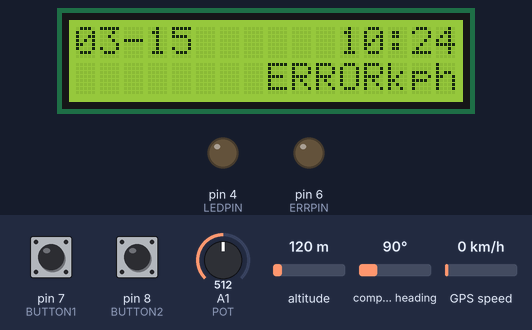
Recording of a sketch running on a simulated Arduino Uno, built with avr-gcc and run on an emulated ATmega328P. Parts: 16×2 character LCD, output pins drawn as LEDs (lit = HIGH). The test bench sets the inputs (shaded band); at power-on: A1 (POT) = 512, pin 7 (BUTTON1) LOW, GPS speed 0 km/h, pin 8 (BUTTON2) LOW, altitude 120 m, compass heading 90°. The local clock reads 2024-03-15 10:24:30 at power-on unless the sketch sets it; storage starts empty; the GPS gets a fix after 3 s at 37.7749, -122.4194 with 8 satellites.

Above: at 1.2 s.
1.3 s: A1 (POT) set to 668
2.8 s: A1 (POT) set to 696
At 3.6 s:
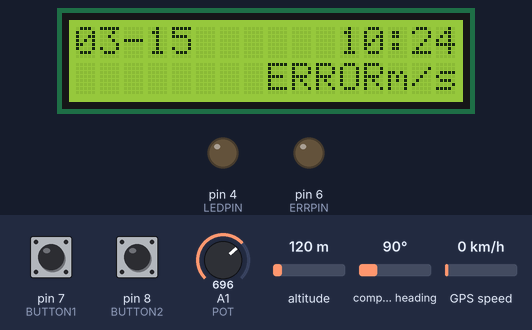
5.8 s: A1 (POT) set to 306
At 7.0 s:
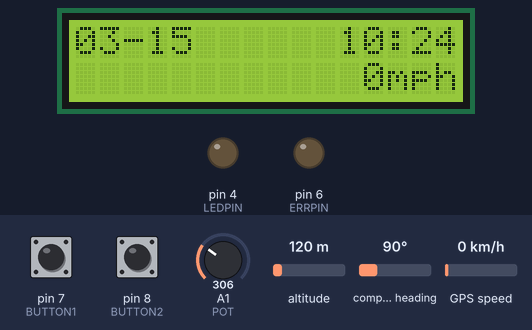
7.3 s: pin 7 (BUTTON1) pulled HIGH for 0.15 s
At 8.2 s:
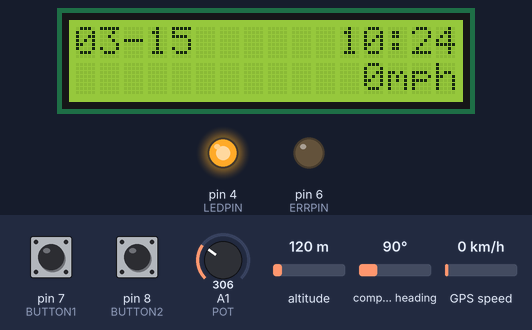
8.9 s: GPS speed set to 2 km/h
At 11.7 s:
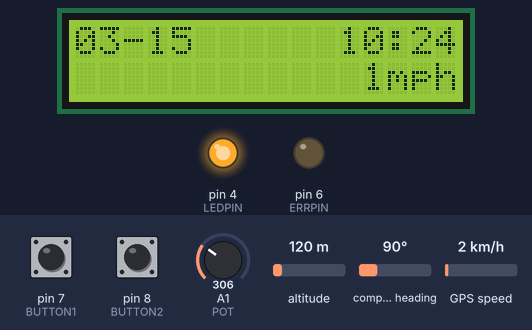
11.9 s: pin 8 (BUTTON2) pulled HIGH for 0.15 s
At 13.8 s:
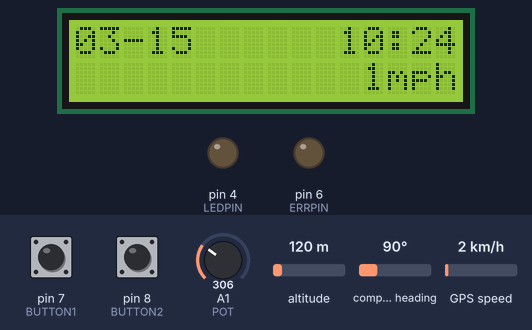
Timing chart, 0 to 16.0 s (numbered marks = the images above; inputs shaded):
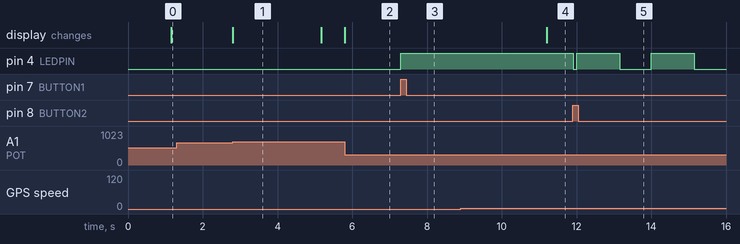

The sketch:

BikeDashboard.ino
```cpp
/**
 * This code is kind of messy but it works
 *
 * "Borrowed code":
 * https://github.com/mikalhart/TinyGPSPlus/blob/master/examples/FullExample/FullExample.ino
*/

// define pins + constants
#define RX 2
#define TX 3
#define LEDPIN 4
#define ERRPIN 6
#define BUTTON1 7
#define BUTTON2 8
#define POT A1
#define CHIPSELECT 10 // cs pin

// Width and height of LCD
#define WID 16
#define HEI 2

#define SMDELAYTIME 1000 // total delay = SMDELAYTIME + 1 sec

// include
#include <LiquidCrystal_I2C.h>
#include <SoftwareSerial.h>
#include <Wire.h>
#include <TinyGPS++.h>
#include <SD.h>
#include <SPI.h>
#include <Timezone.h>

// variables
LiquidCrystal_I2C lcd(0x27, WID, HEI);
SoftwareSerial ss(RX, TX);
TinyGPSPlus gps;

// for adjusting to my time zone
TimeChangeRule usPST = {"PST", First, Sun, Nov, 2, -480}; // pacific standard time (winter) UTC-8
TimeChangeRule usPDT = {"PDT", Second, Sun, Mar, 2, -420}; // pacific daylight time (summer) UTC-7
Timezone usPacific(usPDT, usPST); // time offset will not be constant bc of daylight savings
time_t pacific; // time object

byte unit; // 0 = mph, 1 = kph, 2 = m/s
const char units[3][4] = {"mph", "kph", "m/s"}; // stores string of unit at the corresponding index, takes less memory
byte curhr, curmin; // cur hour and min to get from GPS
byte trackingState; // 0 = not tracking, 1 = tracking, 2 = paused
unsigned long startMillis; // startMillis to track seconds

float speedmph, speedkph, speedmps; // stores speed
float latitude, longitude; // stores current position
int y; // stores year
byte mo, d, h, m, s; // stores date and time

bool state1, state2; // variables for 1st and 2nd button states respectively
bool prevs1, prevs2; // stores previous states of buttons
bool first = true; // makes sure to print "DISCONNECTED" only once when ss not available
bool first2; // for creating files
bool first3 = true; // for disconnected when pos not accurate
bool turnA, turnB; // decides if red LED should turn on (A is for position error, B is for file error) (true = on, false = off)

// setup
void setup(void){
    // serial
    Serial.begin(9600);
    ss.begin(9600);

    // pinMode inputs
    pinMode(BUTTON1, INPUT);
    pinMode(BUTTON2, INPUT);
    pinMode(POT, INPUT);

    // pinMode outputs
    pinMode(LEDPIN, OUTPUT);
    pinMode(ERRPIN, OUTPUT);

    // initialize LCD
    lcd.init();
    lcd.backlight();

    // initialize millis
    startMillis = millis();

    //initialize SD
    if (!SD.begin(CHIPSELECT)){
        turnB = true;
    }
}

// loop
void loop(void){
    readButtons(); // read states of buttons

    first = true;

    // turn off LED if not tracking
    if (trackingState == 0){
        first3 = true;
        digitalWrite(LEDPIN, LOW);
        digitalWrite(ERRPIN, LOW); // turns off bc not tracking or writing anything
    }
    // if currently tracking, log file every 5 seconds and turn on LED
    if (trackingState == 1){
        digitalWrite(LEDPIN, HIGH);
        // if first time here, create the file
        if(first2){
            first2 = false;

            if (getCurTime()){
                // if time is valid then print to file the start date and time
                writeToFile(40);
            }
        }

        if (getCurPos()){
            first3 = true;
            turnA = false; // turn off red LED if location is valid
            writeToFile(10);
        } else{
            if (first3){
                writeToFile(30); // write DISCONNECTED if not valid
                first3 = false;
            }
            turnA = true; // if location is not valid, turn on red LED
        }

        digitalWrite(ERRPIN, (turnA || turnB)); // turn on LED if position has error OR file has error
    }
    // if currently paused, blink the LED every second
    if (trackingState == 2){
        first3 = true;
        if ((millis()%2000) < 1000){
            digitalWrite(LEDPIN, HIGH);
        } else{
            digitalWrite(LEDPIN, LOW);
        }
        digitalWrite(ERRPIN, (turnA || turnB)); // turns LED to state of file
    }

    // get current min and sec from GPS
    byte mult = 1; // used to determine which of speed or time has error
    if(!getCurTime()){
        mult *= 2;
    }

    // get cur speed from GPS
    if (!getCurSpeed()){
        mult *= 3;
    }

    // display those onto LCD
    switch(unit){
        case 0:
            updateDisplay(true, mult, speedmph);
            break;
        case 1:
            updateDisplay(true, mult, speedkph);
            break;
        case 2:
            updateDisplay(true, mult, speedmps);
            break;
    }

    smartDelay(SMDELAYTIME); // smart delay so GPS can gather info

    // if gps is not available
    while (!ss.available()){
        // first, try to reconnect
        startMillis = millis();
        while ((millis()-startMillis) < (SMDELAYTIME+1000)){
            // if it reconnects, then break if not continue
            if (ss.available()) break;
            readButtons();
        }

        // if that works, then break, if not continue
        if (ss.available()) break;

        Serial.println("disc");

        readButtons(); // read states of buttons
        if (first){
            lcd.clear();
            if (trackingState == 1){
                // write DISCONNECTED to file
                writeToFile(30);
            }
            first = false;
        }
        updateDisplay(false, 0, 0);
    }
}

// function implementations

// reads button inputs, call this in every while loop to avoid having to hold buttons
void readButtons(void){
    short readIn = analogRead(POT);
    unit = map(readIn, 0, 1024, 0, 3); // update unit to match potentiometer state

    lcd.setCursor(WID-3, 1);
    lcd.print(units[unit]);

    // get digital input of buttons
    state1 = digitalRead(BUTTON1); // get 1st button state
    state2 = digitalRead(BUTTON2); // get 2nd button state

    // if first button pressed, change the tracking state to start if stopped and to stop if started
    if (prevs1 == LOW and state1 == HIGH){
        trackingState = !trackingState;
        digitalWrite(LEDPIN, trackingState);

        // create a new file if just started tracking
        if (trackingState == 1){
            // make first2 true to write to file
            first2 = true;
        }
    }

    // if second button pressed, change the tracking state to paused if not paused and to resume if paused
    if (prevs2 == LOW and state2 == HIGH and trackingState != 0){
        trackingState = !(trackingState-1) + 1;

        if (trackingState == 2){
            getCurPos();
            writeToFile(20);
        } else{
            digitalWrite(LEDPIN, HIGH);
        }
    }

    // change previous state
    prevs1 = state1;
    prevs2 = state2;
}

// This custom version of delay() ensures that the tinyGPS object
// is being "fed". From the TinyGPS++ examples at
// https://github.com/mikalhart/TinyGPSPlus/blob/master/examples/FullExample/FullExample.ino
static void smartDelay(uint16_t ms) // I am only delaying for at most 10000 ms
{
    unsigned long start = millis();
    do
    {
        // If data has come in from the GPS module
        while (ss.available()){
            gps.encode(ss.read()); // Send it to the encode function
        }
        readButtons();

        // if currently paused, blink the LED every second
        if (trackingState == 2){
            if ((millis()%2000) < 1000){
                digitalWrite(LEDPIN, HIGH);
            } else{
                digitalWrite(LEDPIN, LOW);
            }
        }

        // tinyGPS.encode(char) continues to "load" the tinGPS object with new
        // data coming in from the GPS module. As full NMEA strings begin to come in
        // the tinyGPS library will be able to start parsing them for pertinent info
    } while (millis() - start < ms);
}

// get current speed
bool getCurSpeed(void){
    if (ss.available() && gps.speed.isValid()){
        speedmph = (float) gps.speed.mph();
        speedkph = (float) gps.speed.kmph();
        speedmps = (float) gps.speed.mps();

//        Serial.print("sp ");
//        Serial.print(_mph);
//        Serial.print("mph ");
//        Serial.print(_kph);
//        Serial.print("kph ");
//        Serial.print(_mps);
//        Serial.println("m/s");

        return true;
    }
    return false;
}

// get current time
bool getCurTime(void){
    if (ss.available() && gps.date.isValid() && gps.time.isValid()){
        byte __h, __m, __s, __mth, __d;
        int __y;
        __h = gps.time.hour();
        __m = gps.time.minute();
        __s = gps.time.second();
        __y = gps.date.year();
        __mth = gps.date.month();
        __d = gps.date.day();

        setTime(__h, __m, __s, __d, __mth, __y); // set time from time library
        time_t _t = now();
        pacific = usPacific.toLocal(_t); // update time if it was accurate

        h = (byte) hour(pacific);
        m = (byte) minute(pacific);
        s = (byte) second(pacific);
        y = year(pacific);
        mo = (byte) month(pacific);
        d = (byte) day(pacific);

//        Serial.print("t ");
//        Serial.print(y);
//        Serial.print("-");
//        Serial.print(mo);
//        Serial.print("-");
//        Serial.print(d);
//        Serial.print(" ");
//        Serial.print(h);
//        Serial.print(":");
//        Serial.print(m);
//        Serial.print(":");
//        Serial.println(s);

        return true;
    }
    return false;
}

// get current position
bool getCurPos(void){
    if (ss.available() && gps.location.isValid()){
        latitude = gps.location.lat();
        longitude = gps.location.lng();

//        Serial.print("pos ");
//        Serial.print(c.latitude, 6);
//        Serial.print(" ");
//        Serial.print(c.longitude, 6);
//        Serial.println(" ");

        return true;
    }
    return false;
}
// writes cur position to file
void writeToFile(byte code){
    // codes: 10 = write cur pos, 20 = write pause, 30 = write disconnected, 40 = write date time

    // open file, only write to the file if the time is valid
    File f = SD.open("course.txt", FILE_WRITE);
    if (f) {
        turnB = false; // turn error LED off
        // if file is initialized, then write and close
        switch (code){
          case 10:
              f.print(latitude, 6);
              f.print(",");
              f.println(longitude, 6);
              break;
          case 20:
              f.println("PAUSE");
              break;
          case 30:
              f.println("DISCONNECTED");
              break;
          case 40:
              f.print("T ");
              f.print(y);
              f.print("-");
              f.print(mo);
              f.print("-");
              f.print(d);
              f.print(" ");
              f.print(h);
              f.print(":");
              f.print(m);
              f.print(":");
              f.print(s);
              f.println();
              break;
        }
        f.close(); // close file
    } else{
        // otherwise print error
        turnB = true; // toggle error LED
        Serial.println("Error opening file");
    }
}

// prints data onto LCD
void updateDisplay(bool _av, int _b, float _curspeed){
    // (hour, minute, code, speed)
    // if _b == 3, curspeed has an error
    // if _b == 2, time has an error
    // if _b == 6, curspeed and time have errors
    // curspeed will be given in the wanted unit

    // if not available, print "not available" and return
    if (!_av){
        lcd.setCursor(0, 0);
        lcd.print(" NOT AVAILABLE  ");
        lcd.setCursor(0, 1);
        lcd.print("                ");
        return;
    }

    // print time onto screen only if time is accurate
    if (_b != 2 && _b != 6){
        // print date
        lcd.setCursor(0, 0);
        if (calcLen(mo) == 1){ // add 0 in front if month is single digit
            lcd.print('0');
            lcd.setCursor(1, 0);
            lcd.print(mo);
        } else{
            lcd.print(mo);
        }

        // print dash
        lcd.setCursor(2, 0);
        lcd.print('-');
        lcd.setCursor(3, 0);

        if (calcLen(d) == 1){ // add 0 in front if day is single digit
            lcd.print('0');
            lcd.setCursor(4, 0);
            lcd.print(d);
        } else{
            lcd.print(d);
        }

        // print spaces
        lcd.setCursor(5, 0);
        for (int i = 0; i < WID-10; i++){
            lcd.setCursor(i+5, 0);
            lcd.print(' ');
        }

        // print time
        lcd.setCursor(WID-5, 0);
        if (calcLen(h) == 1){ // add 0 in front if hour is single digit
            lcd.print('0');
            lcd.setCursor(WID-4, 0);
            lcd.print(h);
        } else{
            lcd.print(h);
        }

        // print time colon
        lcd.setCursor(WID-3, 0);
        lcd.print(':');
        lcd.setCursor(WID-2, 0);

        if (calcLen(m) == 1){ // add 0 in front if min is single digit
            lcd.print('0');
            lcd.setCursor(WID-1, 0);
            lcd.print(m);
        } else{
            lcd.print(m);
        }
    } else{ // if not valid, print "NO INFO"
        lcd.setCursor(0, 0);
        lcd.print("  NO TIME INFO  ");
    }

    // if there is a speed error print onto LCD
    if (_b == 3 || _b == 6){
        lcd.setCursor(WID-8, 1);
        lcd.print("ERROR");
    } else{
        lcd.setCursor(WID-10, 1);
        lcd.print("      ");
        lcd.setCursor(WID-3-(calcLen((int) floor(_curspeed))), 1);
        lcd.print((int) floor(_curspeed));
    }
    lcd.setCursor(WID-3, 1);
    lcd.print(units[unit]);

}

// calculates number of digits of a given number
byte calcLen(int a){
    if (a == 0) return 1;

    byte len = 0;
    while (a > 0){
        a/=10;
        len++;
    }
    return len;
}
```

Measured:
- the behaviour switches between 682 and 683 on A1 (POT) (found by bisection; images 0 and 1)
- after the input at 1.3 s, every drawn part: stays the same
- after the input at 2.8 s, the display: changes at once (image 1)
- after the input at 5.8 s, the display: changes at once (image 2)
- after the input at 7.3 s, pin 4 (LEDPIN): LOW → HIGH at once
- after the input at 8.9 s, the display: changes after 2.3 s (image 4)
- after the input at 11.9 s, pin 4 (LEDPIN): goes LOW 0.09 s, HIGH 1.1 s, LOW 0.85 s, HIGH 1.2 s, then LOW, starting at once
- what the display in image 1 shows lasts 2.4 s, from 2.8 s to 5.2 s
